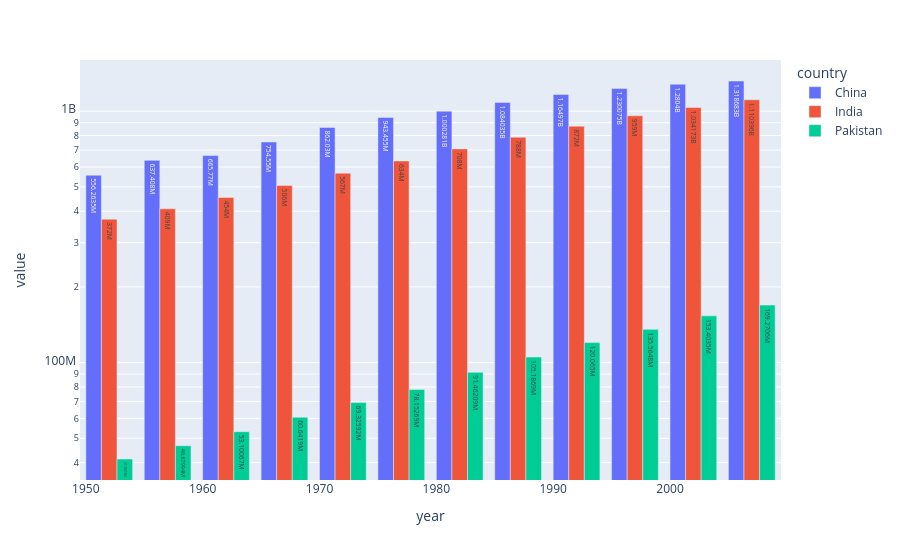

Here is the notebook cell this chart was saved with:
### Code cell
px.bar(ipc,barmode='group',log_y=True,text_auto=True)

### Figure 1 — Plotly figure (JSON) as saved in the notebook; plotly's stock layout.template omitted (floating-point values rounded to 4 significant figures)
{"data": [{"alignmentgroup": "True", "hovertemplate": "country=China<br>year=%{x}<br>value=%{y}<extra></extra>", "legendgroup": "China", "marker": {"color": "#636efa", "pattern": {"shape": ""}}, "name": "China", "offsetgroup": "China", "orientation": "v", "showlegend": true, "textposition": "auto", "texttemplate": "%{y}", "type": "bar", "x": [1952, 1957, 1962, 1967, 1972, 1977, 1982, 1987, 1992, 1997, 2002, 2007], "xaxis": "x", "y": [556263527, 637408000, 665770000, 754550000, 862030000, 943455000, 1000281000, 1084035000, 1164970000, 1230075000, 1280400000, 1318683096], "yaxis": "y"}, {"alignmentgroup": "True", "hovertemplate": "country=India<br>year=%{x}<br>value=%{y}<extra></extra>", "legendgroup": "India", "marker": {"color": "#EF553B", "pattern": {"shape": ""}}, "name": "India", "offsetgroup": "India", "orientation": "v", "showlegend": true, "textposition": "auto", "texttemplate": "%{y}", "type": "bar", "x": [1952, 1957, 1962, 1967, 1972, 1977, 1982, 1987, 1992, 1997, 2002, 2007], "xaxis": "x", "y": [372000000, 409000000, 454000000, 506000000, 567000000, 634000000, 708000000, 788000000, 872000000, 959000000, 1034172547, 1110396331], "yaxis": "y"}, {"alignmentgroup": "True", "hovertemplate": "country=Pakistan<br>year=%{x}<br>value=%{y}<extra></extra>", "legendgroup": "Pakistan", "marker": {"color": "#00cc96", "pattern": {"shape": ""}}, "name": "Pakistan", "offsetgroup": "Pakistan", "orientation": "v", "showlegend": true, "textposition": "auto", "texttemplate": "%{y}", "type": "bar", "x": [1952, 1957, 1962, 1967, 1972, 1977, 1982, 1987, 1992, 1997, 2002, 2007], "xaxis": "x", "y": [41346560, 46679944, 53100671, 60641899, 69325921, 78152686, 91462088, 105186881, 120065004, 135564834, 153403524, 169270617], "yaxis": "y"}], "layout": {"autosize": true, "barmode": "group", "legend": {"title": {"text": "country"}, "tracegroupgap": 0}, "margin": {"t": 60}, "xaxis": {"anchor": "y", "autorange": true, "domain": [0, 1], "range": [1950.0, 2010.0], "title": {"text": "year"}, "type": "linear"}, "yaxis": {"anchor": "x", "autorange": true, "domain": [0, 1], "range": [7.533, 9.204], "title": {"text": "value"}, "type": "log"}}}
